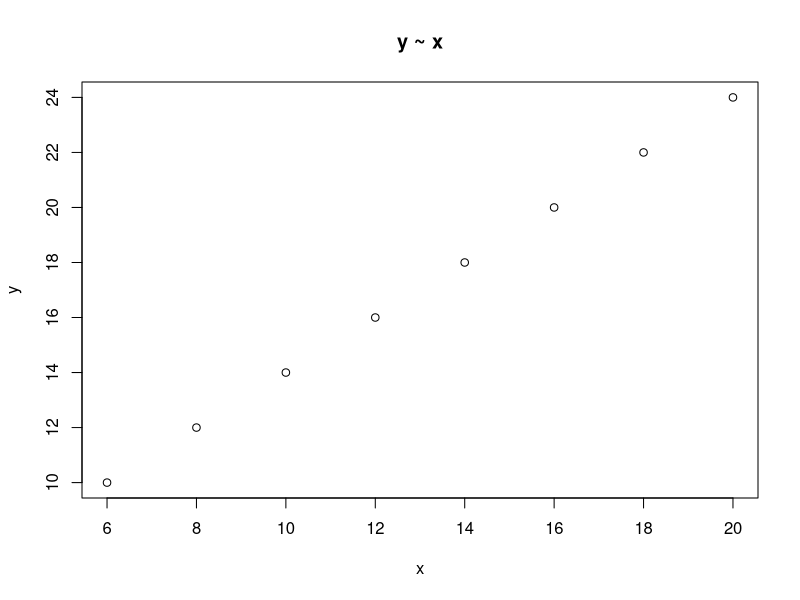
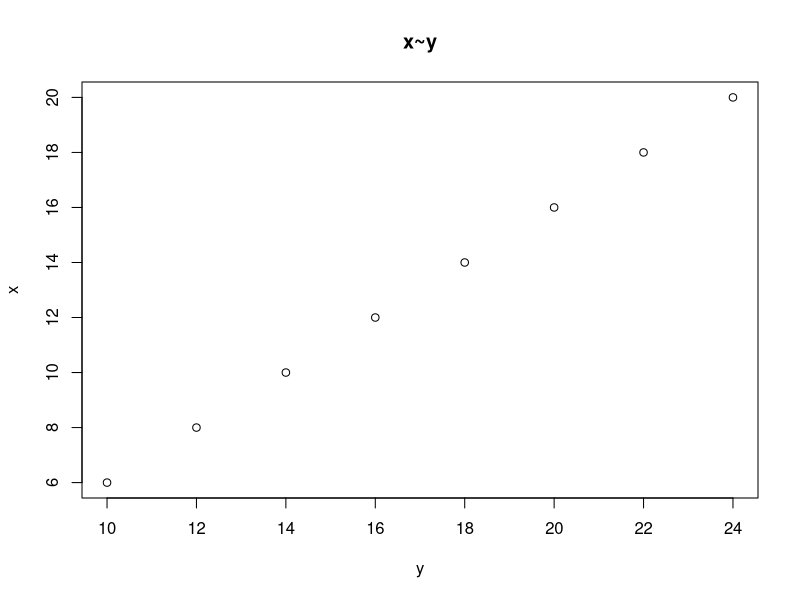
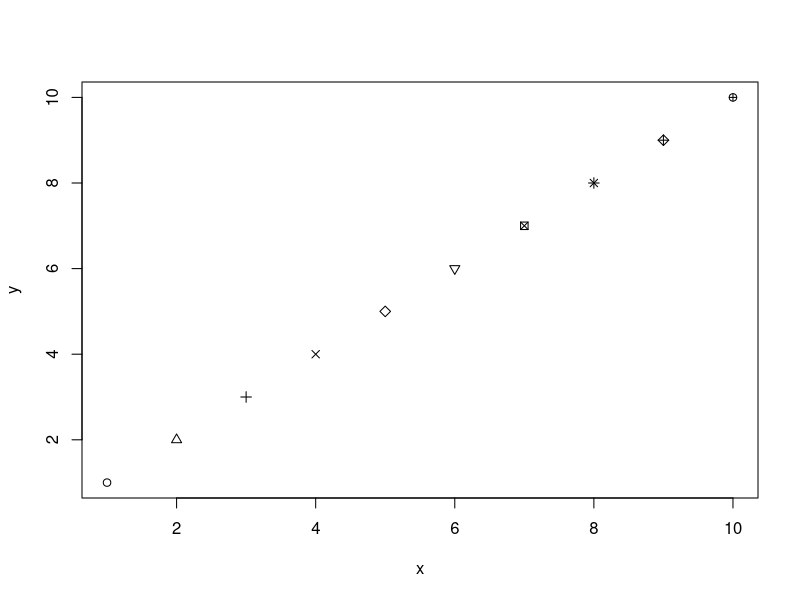
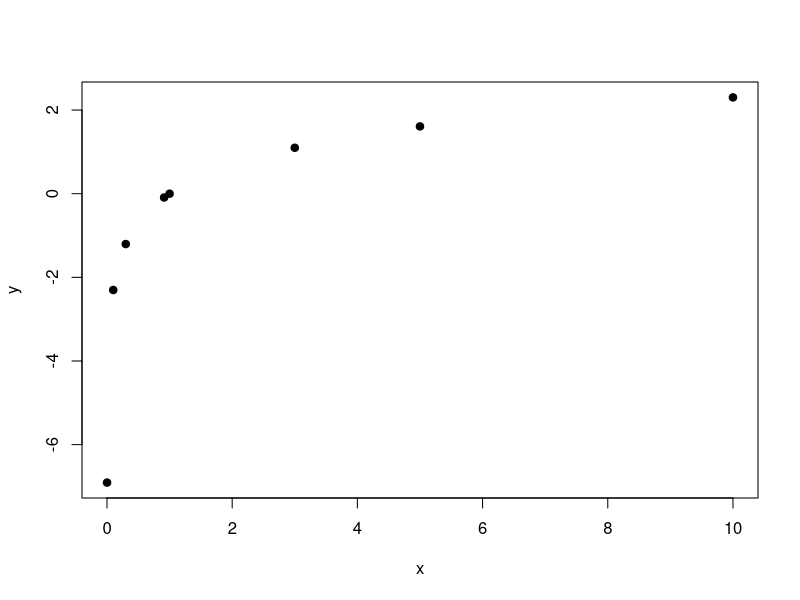
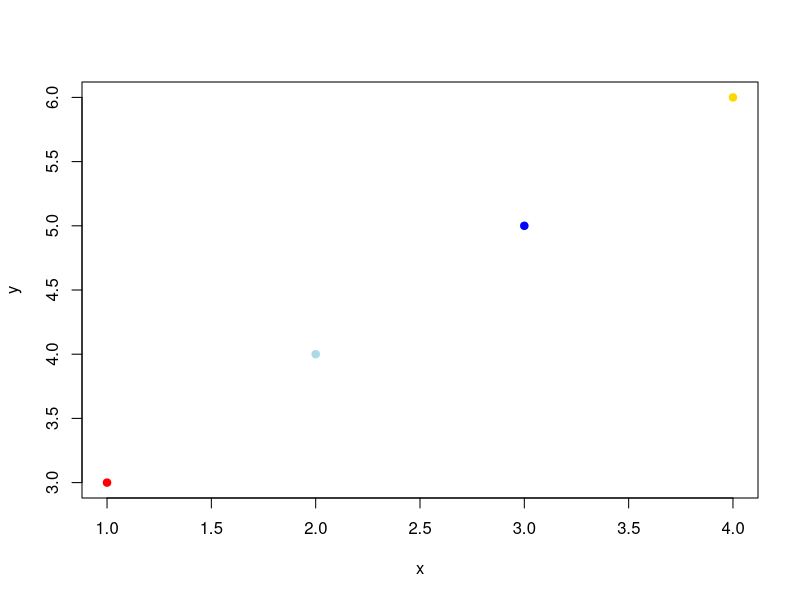

Here is the R script that generated these plots, in order:
## ---- chunk 1
10-7
27/3.0
35.46 *1.18
1+3
## ---- chunk 2
#3^2
3^2
pi
pi^2
3.141593 * 3.141593
## ---- chunk 3
#square 
3^2

5-2
5/2
5*3

#Q: 5 to the 3rd power? 
5^3

# * means times
5*5*5

#natural log, No 'ln'
log10(100)

#exponetial function
exp(pi)
exp(0)

#square-root
sqrt(pi)
sqrt(100)

#Q, 100 to the 1/2 power
100^0.5
## ---- chunk 4
 #these are arrays (vectors)
#x = seq(0,10, 0.1)
#x;
x <- 5:9;  # = means assignment, x will stay in memory
x;
1:15 #no assignment, no results stay in memory
z <- 1:15;
## ---- chunk 5
x = 3:10
x
length(x)  #length() is an function in R
#Q what does length() do? 

help(length)

## ---- chunk 6
?seq
help(seq)
?length

## ---- chunk 7
x = 3:10
x+1 #no assignment
x = x * 2; # what happens to x?
#The difference bw theese two lines is an important computing concept
# x =x+1, assign a new value from righthandside to the lefthandside.
x;

## ---- chunk 8

y = x+4
#simple plot
plot( y ~ x, main= "y ~ x" );
plot( x ~ y, main= "x~y" )
## ---- chunk 9
x = 1:10;
y = x; 
plot( y ~ x, pch=x); 
## ---- chunk 10
#plot( y ~ x, main="first plot" );
#plot( x ~ y, main="second plot" )
#?plot

#exercise
# modify plot( y ~ x ) to line plot
# by adding type into the command
# ... ... 
#plot( y ~ x, main="line-point plot", type='b', pch=19 )


#this is another way of specifying an array
x = c( 0.1, 0.3, 1, 3, 5, 10, 0.001, 0.913 );
w = c(1, 3, 5, 7)
x[4:6]
x[2]
x[c(1,5,2)]

y = log(x);
plot( y ~ x, pch=19 );
## ---- chunk 11
mycolors = c("red", "lightblue", "blue", "gold")
x = 1:4
y = x + 2
plot( y ~ x, col=mycolors, pch=19)
